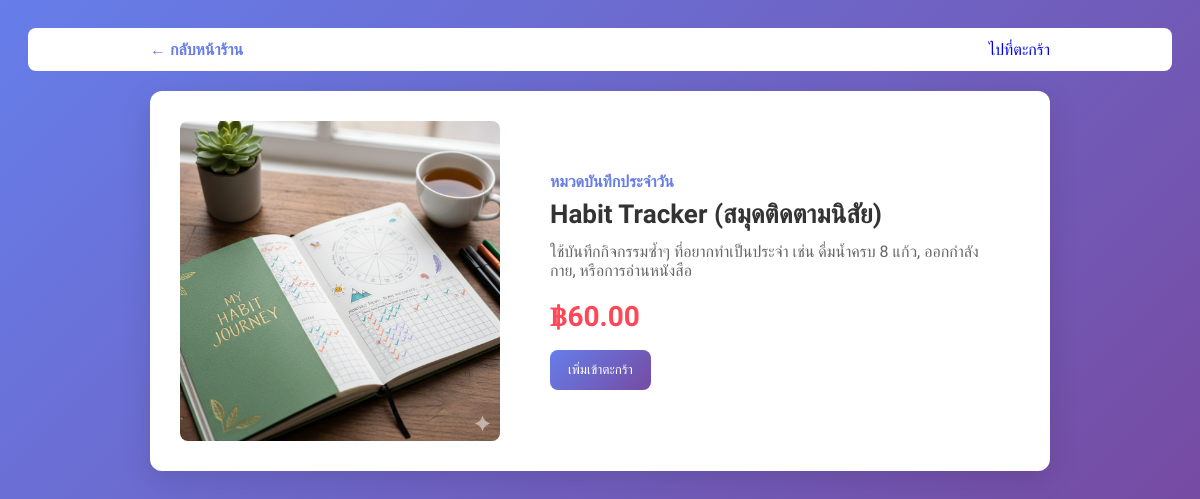
The app's page /product/4 with its own data.
### tables this page shows
CREATE TABLE products (
        id INTEGER PRIMARY KEY AUTOINCREMENT,
        name TEXT NOT NULL,
        price REAL NOT NULL,
        category TEXT,
        description TEXT,
        image TEXT
    );

### app.py (the view)
@app.route('/product/<int:product_id>')
def product_detail(product_id):
    product = db.get_product(product_id)
    if not product:
        return redirect(url_for('home'))
    cart_count = len(session.get('cart', []))
    user_email = session.get('user_email')
    user_name = session.get('user_name')
    is_admin = session.get('is_admin', False)
    return render_template('product.html', product=product, cart_count=cart_count, user_email=user_email, user_name=user_name, is_admin=is_admin)

### db.py (called while the page is built)
def get_conn():
    conn = sqlite3.connect(DB_PATH)
    conn.row_factory = sqlite3.Row
    return conn

def get_product(product_id):
    conn = get_conn()
    c = conn.cursor()
    c.execute('SELECT * FROM products WHERE id = ?', (product_id,))
    row = c.fetchone()
    conn.close()
    if not row:
        return None
    return dict(row)

### templates/product.html (shortened to what this page needs)
<!DOCTYPE html>
<html lang="th">
<head>
</head>
<body>
    <header>
        <div style="max-width:900px;margin:0 auto;display:flex;justify-content:space-between;align-items:center">
            <a href="/" style="text-decoration:none;color:#667eea;font-weight:700">← กลับหน้าร้าน</a>
            <a href="/cart" style="text-decoration:none">ไปที่ตะกร้า</a>
        </div>
    </header>
    <div class="container">
        <div class="card">
            <div class="media">
                <img src="/static/uploads/{{ product.image }}" alt="{{ product.name }}" onerror="this.onerror=null;this.src='/static/images/{{ product.image }}';">
                <div class="info">
                    <div class="category">{{ product.category }}</div>
                    <div class="name">{{ product.name }}</div>
                    <div class="desc">{{ product.description }}</div>
                    <div class="price">฿{{ "{:,.2f}".format(product.price) }}</div>
                    <button class="btn" onclick="addToCart({{ product.id }}, '{{ product.name|escape }}')">เพิ่มเข้าตะกร้า</button>
                </div>
            </div>
        </div>
    </div>
</body>
</html>

### templates/product.html (style rules this page uses)
body { font-family: 'Prompt', sans-serif;background: linear-gradient(135deg,#667eea 0%,#764ba2 100%);padding:20px }
.container { max-width:900px;margin:0 auto }
.card { background:#fff;border-radius:12px;overflow:hidden;box-shadow:0 8px 30px rgba(0,0,0,0.12) }
.media { display:flex;gap:20px;padding:30px;align-items:center }
.media img { width:320px;height:320px;object-fit:cover;border-radius:8px }
.info { padding:10px 30px }
.category { color:#667eea;font-weight:700;margin-bottom:8px }
.name { font-size:26px;font-weight:800;color:#333;margin-bottom:12px }
.desc { color:#666;margin-bottom:20px }
.price { color:#ff4757;font-weight:800;font-size:28px;margin-bottom:16px }
.btn { background:linear-gradient(135deg,#667eea 0%,#764ba2 100%);color:#fff;padding:12px 18px;border-radius:8px;border:none;cursor:pointer }
header { background:#fff;padding:12px;border-radius:8px;margin-bottom:20px }

### records on screen
products: image (picture), category "หมวดบันทึกประจำวัน", name "Habit Tracker (สมุดติดตามนิสัย)", description "ใช้บันทึกกิจกรรมซ้ำๆ ที่อยากทำเป็นประจำ เช่น ดื่มน้ำครบ 8 แก้ว, ออกกำลังกาย, หรือการอ่านหนังสือ", price "60.00"
